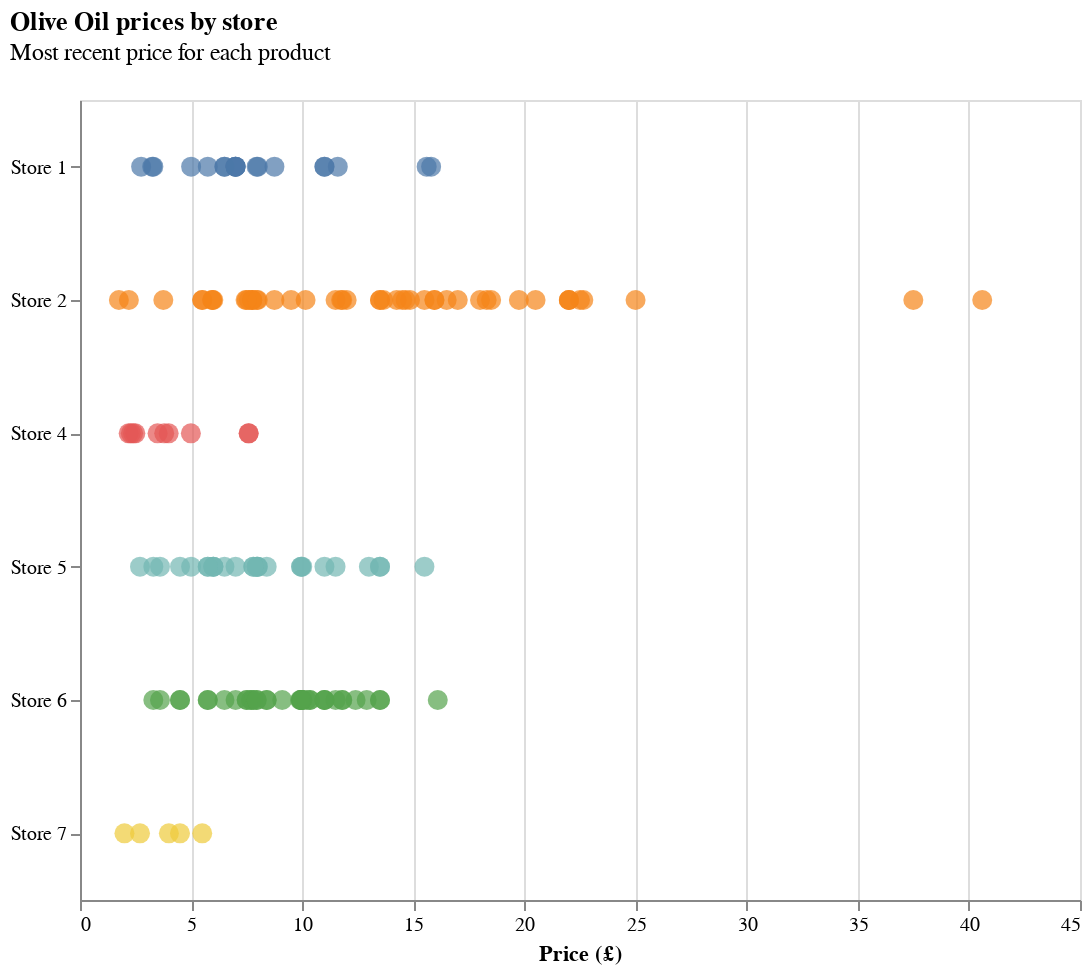

The notebook cell saved with this chart:
### Markdown cell above
Does Olive Oil cost more at some places than others?
Let's check final prices and see

### Code cell
final_prices = olive_oil_df.drop_duplicates(subset=['store_id', 'product_id'], keep='last') # Keeping the last price for each store-product pair
final_prices['store_id'] = "Store " + final_prices['store_id'].astype(str) # Adding 'Store' to store_id for nicer labels

alt.Chart(final_prices).mark_circle(size=100).encode(
    y=alt.Y('store_id:N', title=''),
    x=alt.X('price:Q', title='Price (£)'),
    color=alt.Color('store_id:N', legend=None),
).properties(
    width=500,
    height=400,
    title={
        'text': "Olive Oil prices by store",
        'subtitle': ["Most recent price for each product", ""],
        'anchor': 'start',
    }
)

### Figure 1 — Vega-Lite specification as saved in the notebook (floating-point values rounded to 4 significant figures; data arrays with more than 128 entries replaced by an {"elided": "..."} marker saying what was removed)
{"config": {"view": {"continuousWidth": 400, "continuousHeight": 300}}, "data": {"name": "data-54150f767659811dc5ba1d93700e52f7"}, "mark": {"type": "circle", "size": 100}, "encoding": {"color": {"field": "store_id", "legend": null, "type": "nominal"}, "x": {"field": "price", "title": "Price (£)", "type": "quantitative"}, "y": {"field": "store_id", "title": "", "type": "nominal"}}, "height": 400, "title": {"text": "Olive Oil prices by store", "subtitle": ["Most recent price for each product", ""], "anchor": "start"}, "width": 500, "$schema": "https://vega.github.io/schema/vega-lite/v4.17.0.json", "datasets": {"data-54150f767659811dc5ba1d93700e52f7": {"elided": "149 records"}}}
